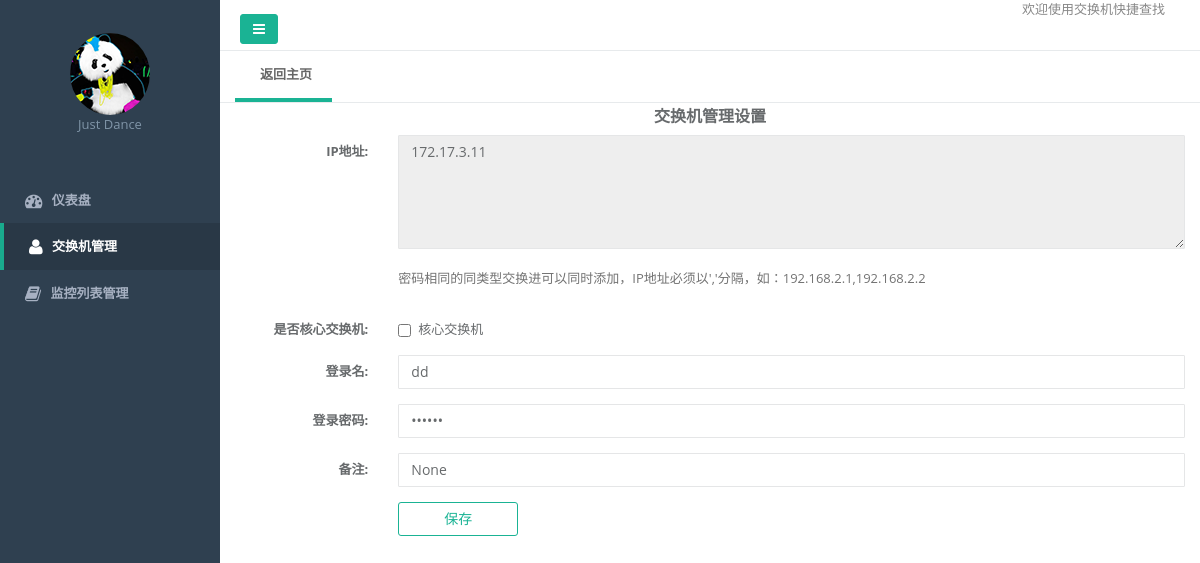
The app's page /switch/set?id=13 with its own data.
### common/models/Sw.py (models this page shows, shortened)
class Sw(db.Model):
    __tablename__ = 'Sw'
    id = db.Column(db.Integer, primary_key=True)
    ipaddr = db.Column(db.Text)
    user = db.Column(db.Text)
    passwd = db.Column(db.Text)
    iscore = db.Column(db.Integer, default=0)
    status = db.Column(db.Integer, default=0)
    update_time = db.Column(db.Text)
    create_time = db.Column(db.Text)
    note = db.Column(db.Text)

### web/switch/index.py (the view, shortened to what this page needs)
@route_sw.route('/set', methods=['POST', 'GET'])
def set():
    default_pwd = "******"
    if request.method == 'GET':
        resp_date = {}
        req = request.values
        info = None
        swid = int(req.get('id', 0))
        if swid:
            info = Sw.query.filter_by(id=swid).first()
        resp_date['info'] = info
        return ops_render('switch/set.html', resp_date)

### common/Helper.py (called while the page is built)
def ops_render(template, context={}):
    return render_template(template, **context)

### common/UrlManager.py (called while the page is built)
    @staticmethod
    def buildUrl(path):
        return path

    @staticmethod
    def buildStaticUrl(path):
        ver = "%s" % (int(time.time()))
        path = "/static" + path + "?ver=" + ver
        return UrlManager.buildUrl(path)

### web/templates/switch/set.html (shortened to what this page needs)
{% extends "common/layout_main.html" %}
{% block content %}
    <div class="row  border-bottom">
        <div class="col-lg-12">
            <div class="tab_title">
                <ul class="nav nav-pills">
                    <li class="current">
                        <a href="/sw/">返回主页</a>
                    </li>
                </ul>
            </div>
        </div>
    </div>
    <div class="form-horizontal wrap_account_set">
        <h3 class="text-center">交换机管理设置</h3>
        <div class="form-group">
            <label class="col-sm-2 control-label">IP地址:</label>
            <div class="col-sm-10">
                <textarea name="ipaddr" class="form-control" rows='5' placeholder="请输入管理ip地址~~"
                          {% if info %}readonly="readonly"{% endif %}>{{ info.ipaddr }}</textarea>
            </div>
        </div>
        <div class="form-group">
            <div class="col-sm-offset-2 col-sm-10">
                <span class="help-block">密码相同的同类型交换进可以同时添加，IP地址必须以','分隔，如：192.168.2.1,192.168.2.2</span>
            </div>
        </div>
        <div class="form-group">
            <label class="col-sm-2 control-label">是否核心交换机:</label>
            <div class=" col-sm-10">
                <div class="checkbox">
                    <label>
                        <input type="checkbox" id="iscore" {% if info.iscore==1 %}checked{% endif %}> 核心交换机
                    </label>
                </div>
            </div>
        </div>
        <div class="form-group">
            <label class="col-sm-2 control-label">登录名:</label>
            <div class="col-sm-10">
                <input type="text" name="login_name" class="form-control" autocomplete="off" placeholder="请输入登录名~~"
                       value="{{ info.user }}">
            </div>
        </div>
        <div class="form-group">
            <label class="col-sm-2 control-label">登录密码:</label>
            <div class="col-sm-10">
                <input type="password" name="login_pwd" class="form-control" autocomplete="new-password"
                       placeholder="请输入登录密码~~" value="******">
            </div>
        </div>
        <div class="form-group">
            <label class="col-sm-2 control-label">备注:</label>
            <div class="col-sm-10">
                <input type="text" name="note" class="form-control" autocomplete="off" placeholder="请输入备注~~"
                       value="{{ info.note }}">
            </div>
        </div>
        <div class="form-group">
            <div class="col-sm-offset-2 col-sm-10">
                <button class="btn btn-w-m btn-outline btn-primary save">保存</button>
            </div>
        </div>
    </div>
{% endblock %}

### records on screen
Sw: ipaddr "172.17.3.11", login_name "dd", note "None"
